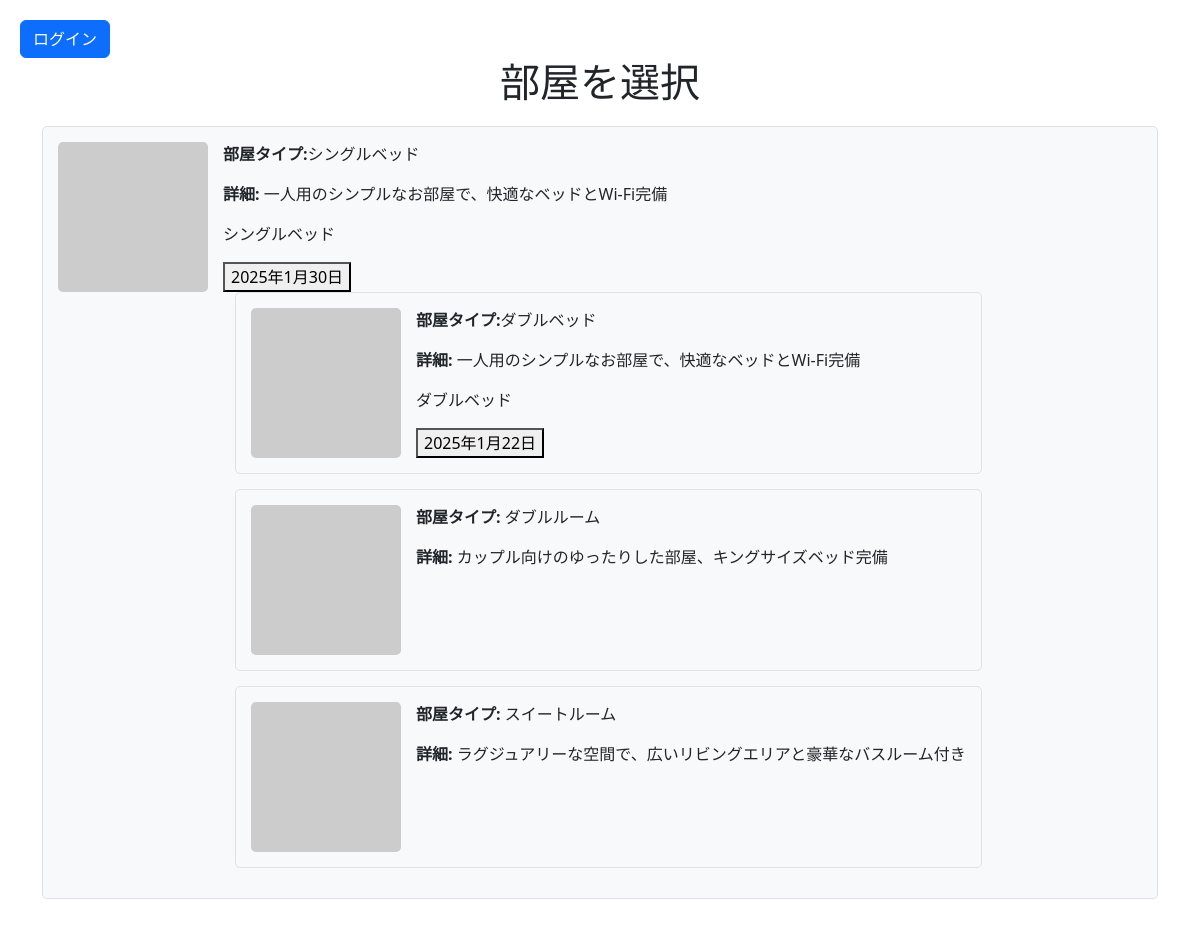
The page /room_selection on the database as committed earlier.
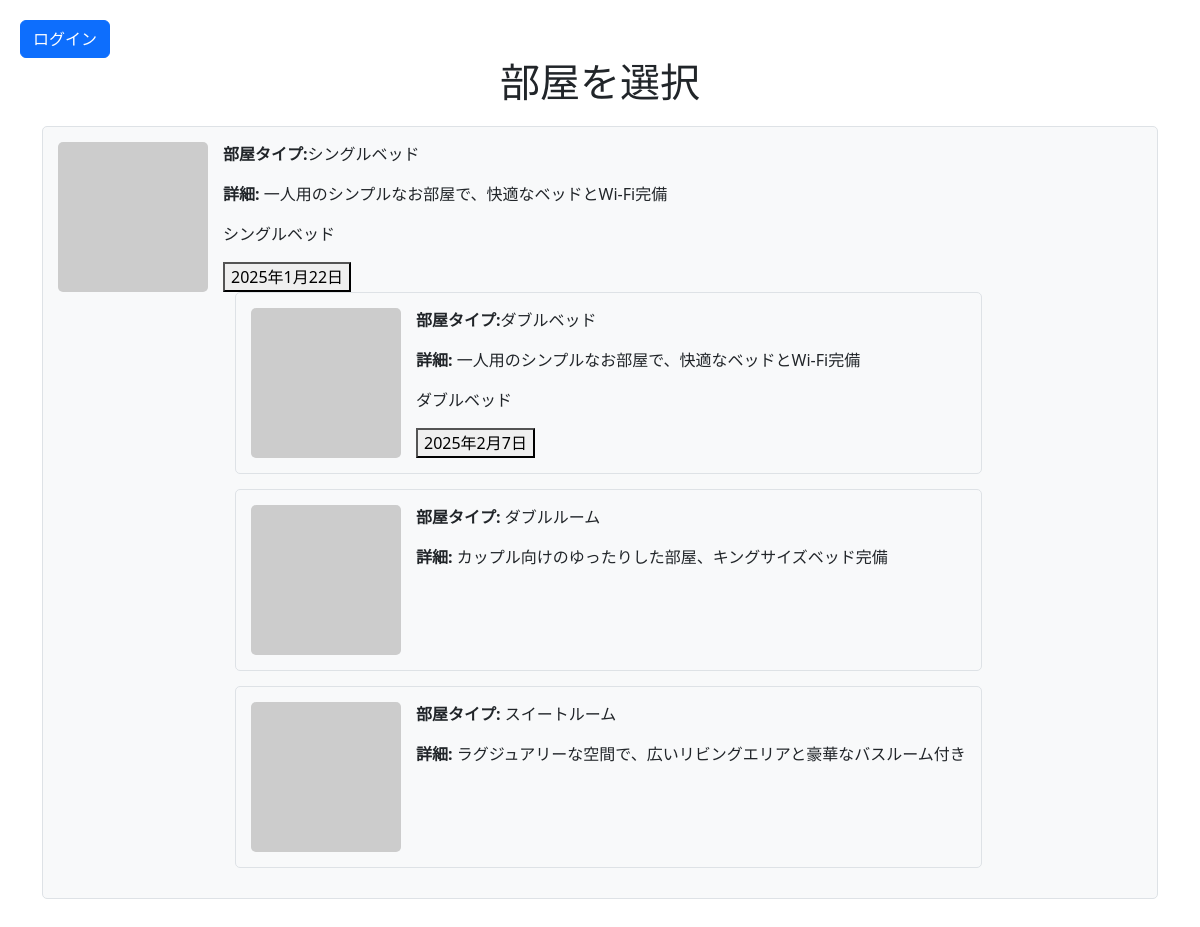
The same page on the database as committed later.
### bookingfront/models.py (models this page shows, shortened)
class RoomType(models.Model):
    name = models.CharField(max_length=50)
    reservation_date=models.DateField(null=True)
    room_price = models.DecimalField(max_digits=8, decimal_places=2,null=False)

### bookingfront/views.py (the view)
# urls.py: path('room_selection', views.room_selection, name='room_selection'),
def room_selection(request):
    room_types = RoomType.objects.all()
    return render(request, 'room_selection.html', {'room_types': room_types,})

### bookingfront/templates/room_selection.html (shortened to what this page needs)
<!doctype html>
<html lang="ja">
  <head>
    <link href="https://cdn.jsdelivr.net/npm/bootstrap@5.3.0/dist/css/bootstrap.min.css" rel="stylesheet">
  </head>
  <body>
    <a href="{% url 'accounts:index' %}" class="btn btn-primary">ログイン</a>
    <h1>部屋を選択</h1>
      {% for room in room_types %}
      <div class="container">
        <div class="room-info">
          <img src="https://via.placeholder.com/150" alt="シングルルーム">
          <div>
            <p><strong>部屋タイプ:</strong>{{ room.name }}</p>
            <p><strong>詳細:</strong> 一人用のシンプルなお部屋で、快適なベッドとWi-Fi完備</p>
            <div class="availability">
              <div>
                  <p>{{ room.name }}</p>
                  <form method="POST" action="{% url 'bookingfront:plan_selection' %}">
                      <button type="submit">{{ room.reservation_date }}</button>
                  </form>
              </div>
      {% endfor %}
          </div>
        </div>
      </div>
      <div class="room-info">
        <img src="https://via.placeholder.com/150" alt="ダブルルーム">
        <div>
          <p><strong>部屋タイプ:</strong> ダブルルーム</p>
          <p><strong>詳細:</strong> カップル向けのゆったりした部屋、キングサイズベッド完備</p>
        </div>
      </div>
      <div class="room-info">
        <img src="https://via.placeholder.com/150" alt="スイートルーム">
        <div>
          <p><strong>部屋タイプ:</strong> スイートルーム</p>
          <p><strong>詳細:</strong> ラグジュアリーな空間で、広いリビングエリアと豪華なバスルーム付き</p>
        </div>
      </div>
    </div>
  </body>
</html>

### bookingfront/templates/room_selection.html (style rules this page uses)
body { padding: 20px; }
h1 { text-align: center; margin-bottom: 20px; }
.room-info { display: flex; align-items: flex-start; padding: 15px; border: 1px solid #dee2e6; border-radius: 5px; background-color: #f8f9fa; margin-bottom: 15px; }
.room-info img { max-width: 150px; margin-right: 15px; border-radius: 5px; }
.availability { margin-top: 10px; }

Rows that differ between the two databases and show on the page:
changed RoomType "シングルベッド": reservation_date "2025年1月30日" → "2025年1月22日"
changed RoomType "ダブルベッド": reservation_date "2025年1月22日" → "2025年2月7日"
